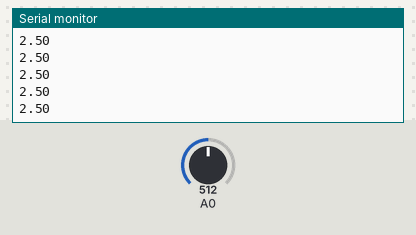
Recording of a sketch running on a simulated ESP8266 (NodeMCU). Parts: the last lines printed to the serial monitor. The inputs (shaded band) are chosen by the test bench; at power-on: A0 = 512. WiFi joins after 1.5 s; servers stay silent unless stated.

Above: at 3.0 s.
3.1 s: A0 set to 716
At 3.36 s:
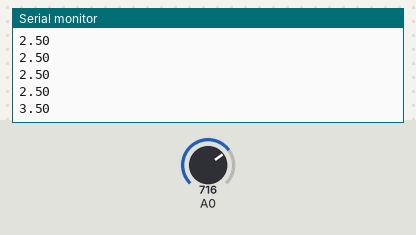
4.6 s: A0 set to 900
At 4.77 s:
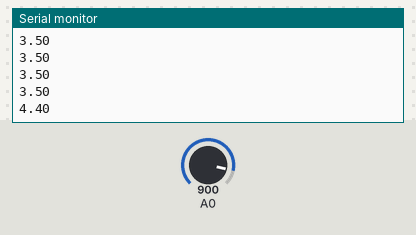
Timing chart, 0 to 7.6 s (numbered marks = the images above; inputs shaded):
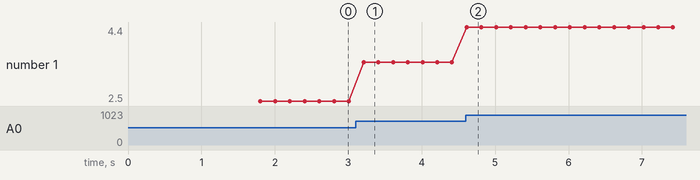

Measured:
- after the input at 3.1 s, the serial monitor: prints a new line after 0.11 s (image 1)
- after the input at 4.6 s, the serial monitor: prints a new line at once (image 2)
- plotted number 1: 2.5 → 3.5 after the input at 3.1 s, 3.5 → 4.4 after the input at 4.6 s

The sketch:

Online_Analog_voltage.ino
```cpp
#define BLYNK_PRINT Serial
#include<ESP8266WiFi.h>
#include<BlynkSimpleEsp8266.h>
char auth[]="1e9e0055f9f24908b184572d5c104f84";
char ssid[]="freewifi";
char pass[]="freepassword";
int sensorValue=0;
void setup() {
  // initialize serial communication at 9600 bits per second:
  Serial.begin(9600);
  Blynk.begin(auth,ssid,pass);
}

// the loop routine runs over and over again forever:
void loop() {
  // read the input on analog pin 0:
  Blynk.run();
  int sensorValue = analogRead(A0);
  // Convert the analog reading (which goes from 0 - 1023) to a voltage (0 - 5V):
  float voltage = sensorValue * (5.0 / 1023.0);
  float v1 = voltage;
  Serial.println(v1);
  Blynk.virtualWrite(V1,v1);
  delay(200);
}
```
